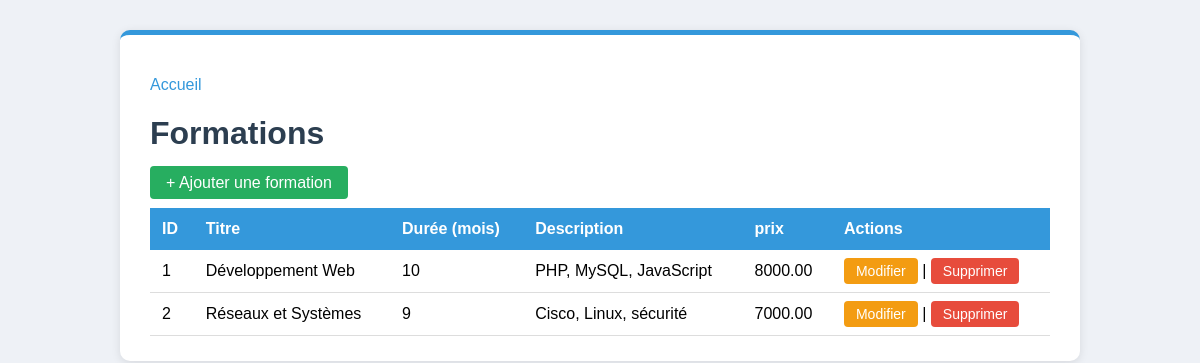
Screenshot of /formations/index.php with the database file from the repository.
### tables this page shows
CREATE TABLE formation (
  id_formation INT AUTO_INCREMENT PRIMARY KEY,
  titre VARCHAR(100) NOT NULL,
  description TEXT,
  duree_mois INT NOT NULL,
  prix DECIMAL(8,2) NOT NULL
);

### database/connexion.php (called while the page is built, shortened)
<?php
function h($s) { return htmlspecialchars((string)$s, ENT_QUOTES, 'UTF-8'); }

### formations/index.php (the view, shortened to what this page needs)
<?php require_once '../database/connexion.php';
$rows = $pdo->query("SELECT * FROM formation ORDER BY id_formation")->fetchAll(PDO::FETCH_ASSOC); ?>
<!DOCTYPE html>
<html lang="fr">
<head>
<link rel="stylesheet" href="../style/style.css">
</head>
<body>
<p><a href="../index.php">Accueil</a></p>
<h1>Formations</h1>
<p><a href="create.php">+ Ajouter une formation</a></p>
<table border="1" cellpadding="6">
<tr><th>ID</th><th>Titre</th><th>Durée (mois)</th><th>Description</th><th>prix</th><th>Actions</th></tr>
<?php foreach ($rows as $r): ?>
<tr>
  <td><?= h($r['id_formation']) ?></td><td><?= h($r['titre']) ?></td>
  <td><?= h($r['duree_mois']) ?></td><td><?= h($r['description']) ?></td><td><?= h($r['prix']) ?></td>
  <td><a href="edit.php?id=<?= $r['id_formation'] ?>">Modifier</a> |
      <a href="delete.php?id=<?= $r['id_formation'] ?>" onclick="return confirm('Supprimer ?')">Supprimer</a></td>
</tr>
<?php endforeach; ?>
</table>
</body></html>

### style/style.css (style rules this page uses)
html { background-color: #eef1f6; }
body { font-family: Arial, sans-serif; max-width: 900px; margin: 30px auto; padding: 25px 30px; background-color: white; border-radius: 10px; border-top: 5px solid #3498db; box-shadow: 0 2px 10px rgba(0, 0, 0, 0.1); }
h1 { color: #2c3e50; }
a { color: #3498db; text-decoration: none; }
table { width: 100%; border-collapse: collapse; border: none; }
th { background-color: #3498db; color: white; padding: 12px; text-align: left; border: none; }
td { padding: 12px; border: none; border-bottom: 1px solid #ddd; }
a[href^="edit.php"], a[href^="delete.php"] { color: white; padding: 5px 12px; border-radius: 4px; font-size: 14px; }
a[href^="edit.php"] { background-color: #f39c12; }
a[href^="delete.php"] { background-color: #e74c3c; }
a[href="create.php"] { background-color: #27ae60; color: white; padding: 8px 16px; border-radius: 4px; }

### rows the page displays
formation: id_formation "1", titre "Développement Web", duree_mois "10", description "PHP, MySQL, JavaScript", prix "8000.00"
formation: id_formation "2", titre "Réseaux et Systèmes", duree_mois "9", description "Cisco, Linux, sécurité", prix "7000.00"
